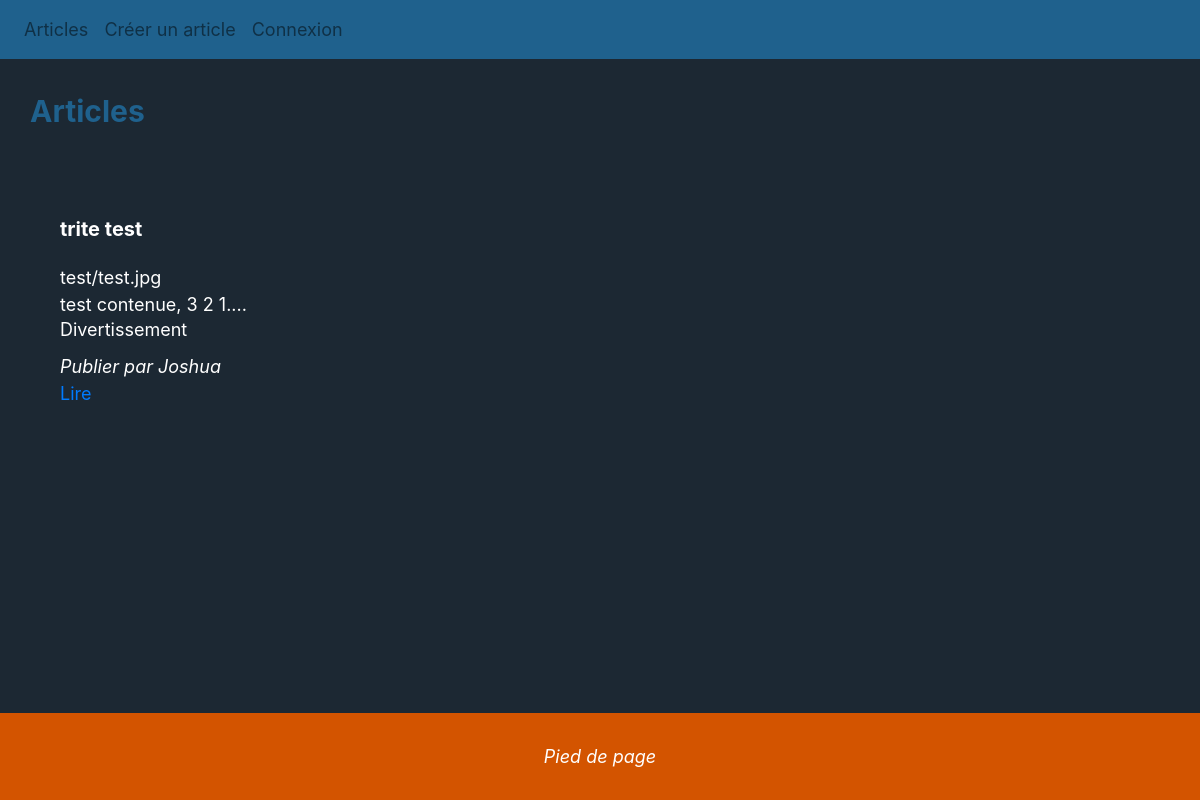
The app's page /posts?ac=display, older data.
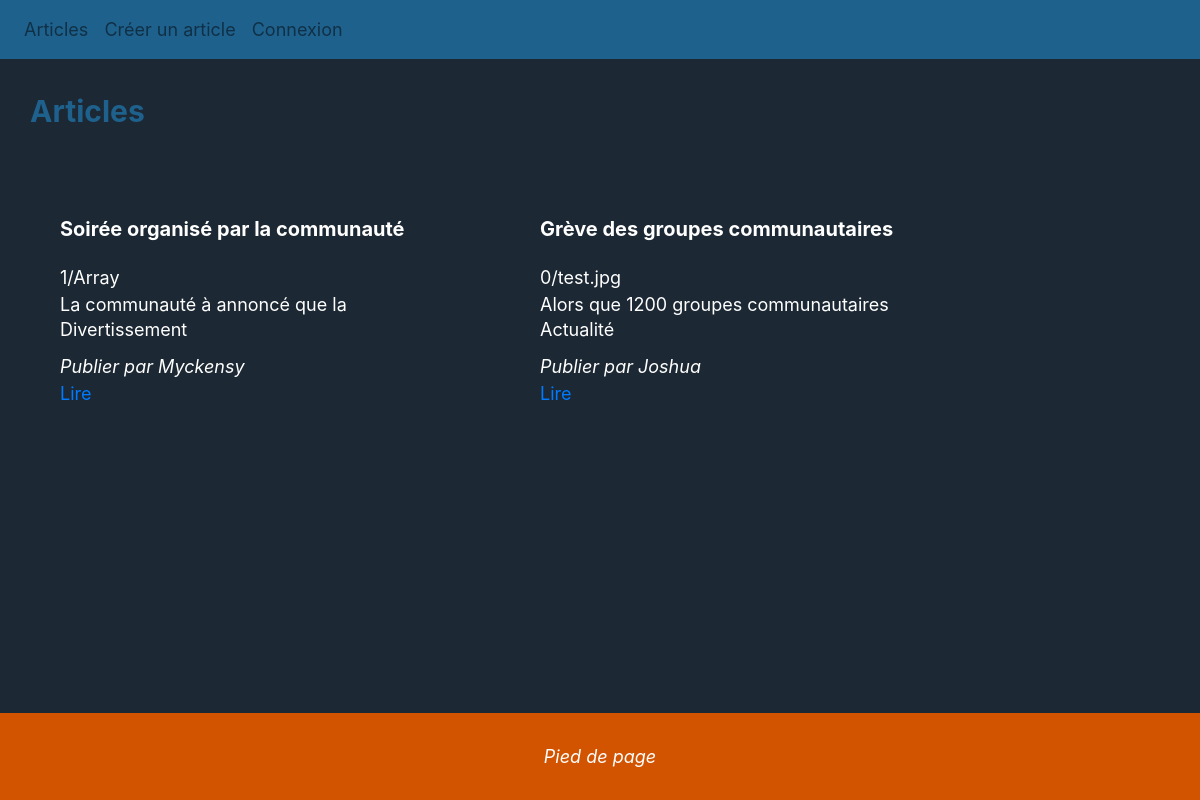
The same page, newer data.
### tables this page shows
CREATE TABLE `posts` (
  `id` int(11) NOT NULL,
  `imagePath` varchar(255) DEFAULT NULL,
  `title` varchar(255) NOT NULL,
  `content` text NOT NULL,
  `idCategory` int(11) DEFAULT NULL,
  `idUser` int(11) DEFAULT NULL
);

CREATE TABLE `categories` (
  `id` int(11) NOT NULL,
  `name` varchar(255) NOT NULL
);

CREATE TABLE `users` (
  `id` int(11) NOT NULL,
  `username` varchar(255) NOT NULL,
  `password` varchar(255) NOT NULL
);

### Model/function.php (called while the page is built, shortened)
<?php
function connectPdo(){
    try{
        $pdo = new PDO ('mysql:host='.HOST.';dbname='.DBNAME, USER , PW , array(PDO::MYSQL_ATTR_INIT_COMMAND => 'SET NAMES utf8'));
        return $pdo ;
    }
    catch(PDOExeption $e)
    {
        echo "problème de connexion". $e->getMessage();
        return fasle ;
    }
}
function getPosts(){
    $pdo = connectPdo();
    try{
        $db = $pdo->prepare("select posts.id, posts.imagePath, posts.title, posts.content, idCategory,
        categories.name as categoryname, idUser, users.username  as username
        from posts LEFT JOIN categories on posts.idCategory = categories.id
        LEFT JOIN users on idUser = users.id ORDER BY posts.id DESC");
        $db->execute();
        $posts = $db->fetchALL(PDO::FETCH_OBJ);
        return $posts;
    }catch (PDOException $e){
        echo"Erreur de connexion". $e->getMessage();
    }
}

### View/post.php (the view, shortened to what this page needs)
<?php
    if(isset($posts)){
        echo "<div class='title' xmlns='http://www.w3.org/1999/html'>Articles</div>";
        foreach ($posts as $post){
            echo "<div class='posts'>";
            echo "<div class='p-title'>$post->title</div>";
            echo "<div class='p-img'>$post->imagePath</div>";
            echo "<div class='p-content'>$post->content</div>";
            echo "<div class='p-category'>$post->categoryname</div>";
            echo "<div class='p-username'>Publier par $post->username</div>";
            ?><a href= <?php echo "/posts?ac=display&id=$post->id";?> class='p-link'>Lire</a><?php
            echo "</div>";
        }
    }
            ?><a href=<?php echo "/posts?ac=setpost&id=$postv->id";?> class='p-link'>Modifier l'article</a><?php

Row changes from the older to the newer data that the page shows:
added posts: title "Soirée organisé par la communauté", imagePath "1/Array", content "La communauté à annoncé que la…", idCategory.name "Divertissement", idUser.username "Myckensy"
changed posts "Joshua": title "trite test" → "Grève des groupes communautaires"; imagePath "test/test.jpg" → "0/test.jpg"; content "test contenue, 3 2 1.... deaiyfafyaefgaehvkevuebefyefayfgafge…" → "Alors que 1200 groupes communautaires…"; idCategory.name "Divertissement" → "Actualité"
